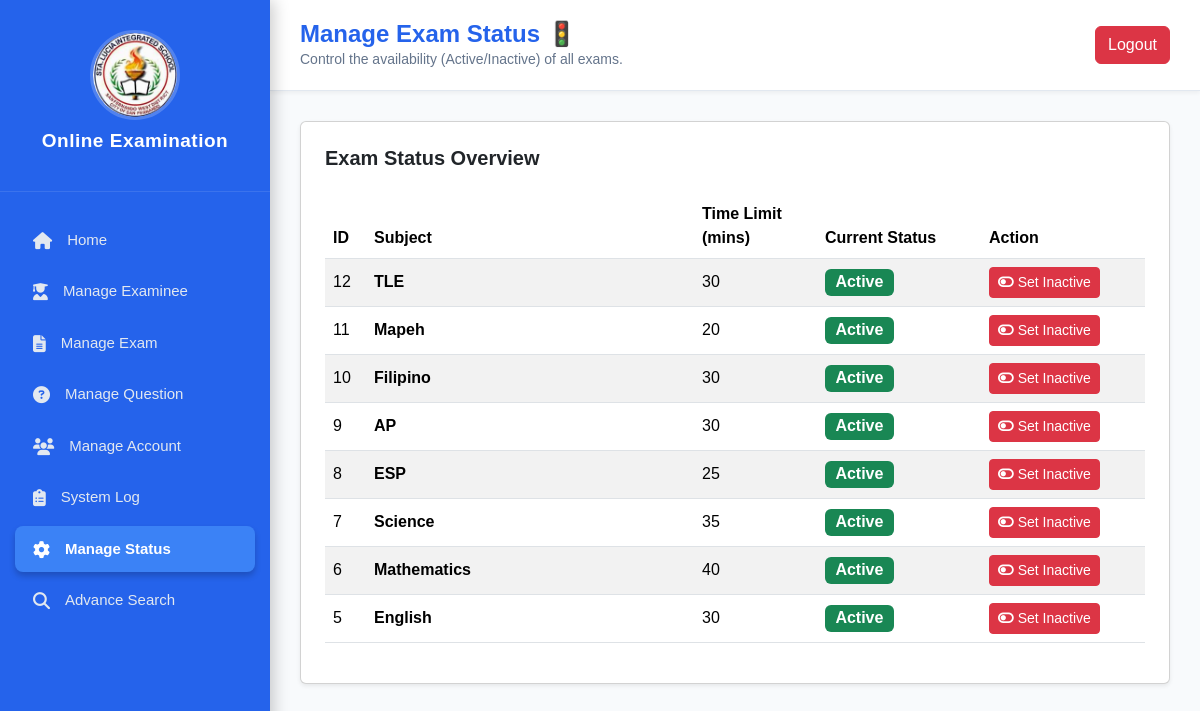
The app's page /admin/manage_status.php (signed in) with its own data.
### tables this page shows
CREATE TABLE `exams` (
  `id` int(11) NOT NULL,
  `subject` varchar(100) NOT NULL,
  `description` text NOT NULL,
  `time_limit` int(11) NOT NULL COMMENT 'in minutes',
  `is_active` tinyint(1) NOT NULL DEFAULT 1,
  `date_created` timestamp NOT NULL DEFAULT current_timestamp()
);

### admin/manage_status.php (the view, shortened to what this page needs)
<?php
include(__DIR__ . '/../includes/config.php');
$sql_exams = "SELECT id, subject, time_limit, is_active FROM exams ORDER BY id DESC";
$query_exams = $dbh->query($sql_exams);
$exams = $query_exams->fetchAll(PDO::FETCH_ASSOC);
?>
<!DOCTYPE html>
<html lang="en">
<head>
<link href="https://cdn.jsdelivr.net/npm/bootstrap@5.3.3/dist/css/bootstrap.min.css" rel="stylesheet">
<link href="https://cdnjs.cloudflare.com/ajax/libs/font-awesome/6.5.0/css/all.min.css" rel="stylesheet">
</head>
<body>
<div class="sidebar">
    <div class="logo">
        <img src="../images/OIP (22).jpg" alt="School Logo">
        <h4>Online Examination</h4>
    </div>
    <ul>
        <li><a href="dashboard.php"><i class="fa fa-home"></i>Home</a></li>
        <li><a href="manage_examinee.php"><i class="fa fa-user-graduate"></i>Manage Examinee</a></li>
        <li><a href="manage_exam.php"><i class="fa fa-file-alt"></i>Manage Exam</a></li>
        <li><a href="manage_question.php"><i class="fa fa-question-circle"></i>Manage Question</a></li>
        <li><a href="manage_account.php"><i class="fa fa-users"></i>Manage Account</a></li>
        <li><a href="system_log.php"><i class="fa fa-clipboard-list"></i>System Log</a></li>
        <li><a href="manage_status.php" class="active"><i class="fa fa-cog"></i>Manage Status</a></li>
        <li><a href="advance_search.php"><i class="fa fa-search"></i>Advance Search</a></li>
    </ul>
</div>
<div class="main-content">
    <div class="header">
        <div>
            <h3>Manage Exam Status 🚦</h3>
            <p>Control the availability (Active/Inactive) of all exams.</p>
        </div>
        <a href="../logout.php" class="btn btn-danger">Logout</a>
    </div>
    <div class="card p-4 shadow-sm">
        <h5 class="fw-bold mb-4">Exam Status Overview</h5>
        <?php if (!empty($exams)): ?>
            <div class="table-responsive">
                <table class="table table-striped table-hover align-middle">
                    <thead>
                        <tr>
                            <th style="width: 5%;">ID</th>
                            <th style="width: 40%;">Subject</th>
                            <th style="width: 15%;">Time Limit (mins)</th>
                            <th style="width: 20%;">Current Status</th>
                            <th style="width: 20%;">Action</th>
                        </tr>
                    </thead>
                    <tbody>
                        <?php foreach ($exams as $exam):
                            $is_active = $exam['is_active'];
                            $status_text = $is_active ? 'Active' : 'Inactive';
                            $badge_color = $is_active ? 'success' : 'danger';
                            $button_text = $is_active ? 'Set Inactive' : 'Set Active';
                            $button_color = $is_active ? 'danger' : 'success';
                        ?>
                            <tr>
                                <td><?php echo htmlspecialchars($exam['id']); ?></td>
                                <td class="fw-bold"><?php echo htmlspecialchars($exam['subject']); ?></td>
                                <td><?php echo htmlspecialchars($exam['time_limit']); ?></td>
                                <td><span class="badge bg-<?php echo $badge_color; ?> fs-6"><?php echo $status_text; ?></span></td>
                                <td>
                                    <form method="POST" action="manage_status.php" class="d-inline">
                                        <button type="submit" class="btn btn-sm btn-<?php echo $button_color; ?>"
                                            onclick="return confirm('Are you sure you want to change the status of <?php echo htmlspecialchars($exam['subject']); ?> to <?php echo $is_active ? 'INACTIVE' : 'ACTIVE'; ?>?');">
                                            <i class="fa fa-toggle-<?php echo $is_active ? 'off' : 'on'; ?>"></i> <?php echo $button_text; ?>
                                        </button>
                                    </form>
                                </td>
                            </tr>
                        <?php endforeach; ?>
                    </tbody>
                </table>
            </div>
        <?php else: ?>
            <div class="alert alert-info text-center mt-3">No exams found. Please create exams first in the Manage Exam page.</div>
        <?php endif; ?>
    </div>
</div>
</body>
</html>

### admin/manage_status.php (style rules this page uses)
:root { --primary-color: #3b82f6; --secondary-color: #14b8a6; --blue-sidebar: #2563eb; --link-hover-bg: rgba(255, 255, 255, 0.15); }
body { font-family: 'Poppins', sans-serif; background-color: #f8fafc; margin: 0; }
.sidebar { width: 270px; height: 100vh; background-color: var(--blue-sidebar); color: white; position: fixed; top: 0; left: 0; box-shadow: 4px 0 15px rgba(0, 0, 0, 0.2); }
.sidebar .logo { text-align: center; padding: 30px 15px; border-bottom: 1px solid rgba(255, 255, 255, 0.1); }
.sidebar .logo img { width: 90px; height: 90px; border-radius: 50%; margin-bottom: 10px; object-fit: cover; border: 3px solid rgba(255,255,255,0.2); }
.sidebar h4 { font-weight: 700; font-size: 19px; color: #fff; letter-spacing: 0.5px; }
.sidebar ul { list-style: none; padding: 20px 0; margin: 0; }
.sidebar ul li { margin: 5px 15px; }
.sidebar ul li a { display: flex; align-items: center; padding: 12px 18px; color: #e2e8f0; text-decoration: none; border-radius: 8px; transition: 0.3s ease; font-size: 15px; }
.sidebar ul li a i { margin-right: 15px; font-size: 17px; }
.sidebar ul li a.active { background-color: var(--primary-color); color: #fff; box-shadow: 0 4px 6px rgba(0,0,0,0.2); font-weight: 600; }
.main-content { margin-left: 270px; padding: 30px; }
.header { background: white; padding: 20px 30px; margin: -30px -30px 30px -30px; border-bottom: 1px solid #e2e8f0; display: flex; justify-content: space-between; align-items: center; box-shadow: 0 2px 4px rgba(0, 0, 0, 0.05); }
.header h3 { font-weight: 700; color: var(--blue-sidebar); margin: 0; font-size: 24px; }
.header p { color: #64748b; margin: 0; font-size: 14px; }
.table thead { background-color: var(--blue-sidebar); color: white; }

### records on screen
exams: id "12", subject "TLE", time_limit "30", is_active "Active", is_active "Set Inactive"
exams: id "11", subject "Mapeh", time_limit "20", is_active "Active", is_active "Set Inactive"
exams: id "10", subject "Filipino", time_limit "30", is_active "Active", is_active "Set Inactive"
exams: id "9", subject "AP", time_limit "30", is_active "Active", is_active "Set Inactive"
exams: id "8", subject "ESP", time_limit "25", is_active "Active", is_active "Set Inactive"
exams: id "7", subject "Science", time_limit "35", is_active "Active", is_active "Set Inactive"
exams: id "6", subject "Mathematics", time_limit "40", is_active "Active", is_active "Set Inactive"
exams: id "5", subject "English", time_limit "30", is_active "Active", is_active "Set Inactive"
